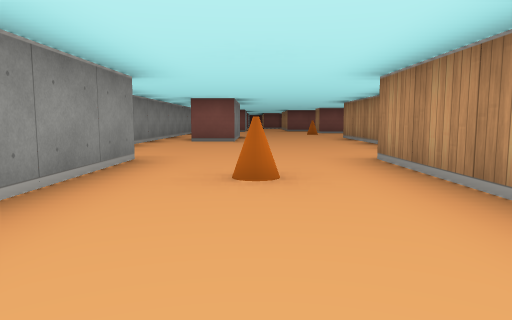
[1] (above)

16 first-person views from a walk through a cub3D maze. The camera is about half as high as the walls, tilts 6° down and sees 70° across. The floor is counted in squares. Each view is taken from the middle of a square. On the plan, view 1 faces up. The plan holds only what a view shows up to about 9 squares ahead; the rest is blank.

[2]
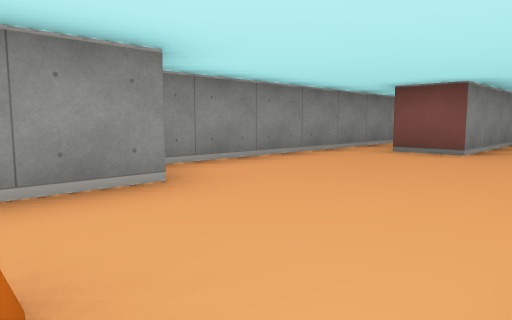

[3]
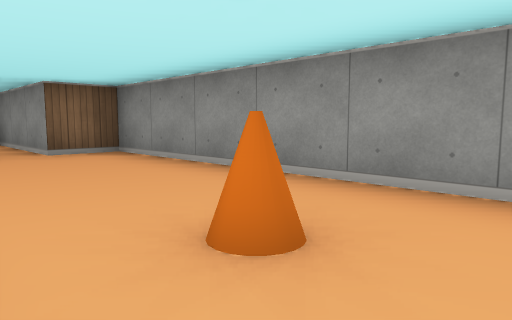

[4]
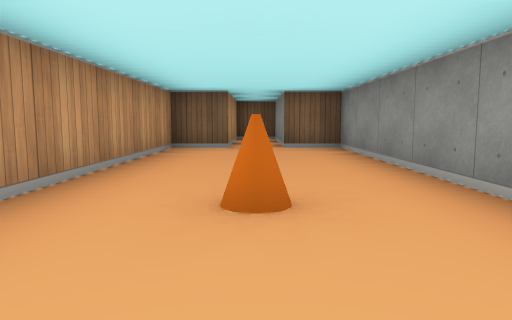

[5]
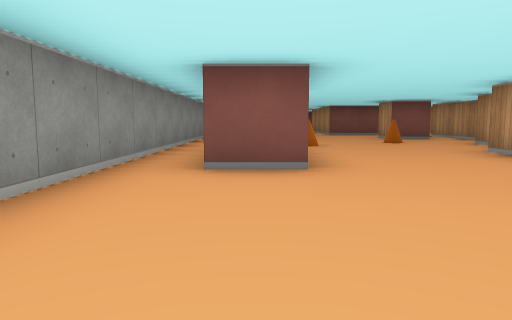

[6]
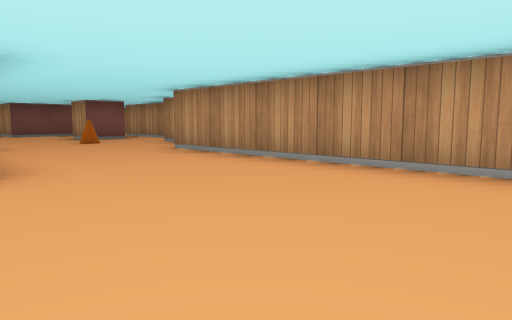

[7]
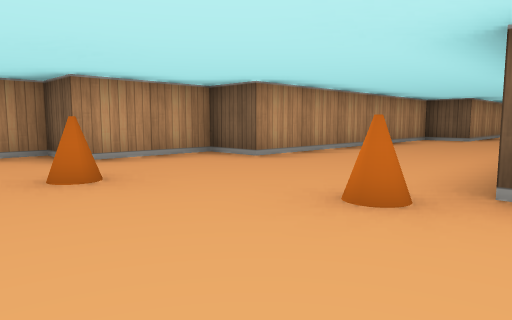

[8]
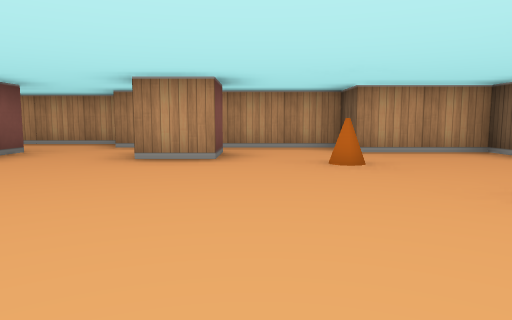

[9]
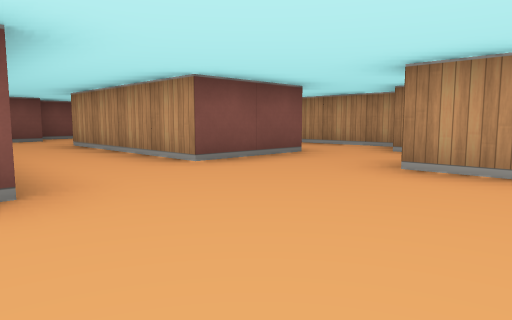

[10]
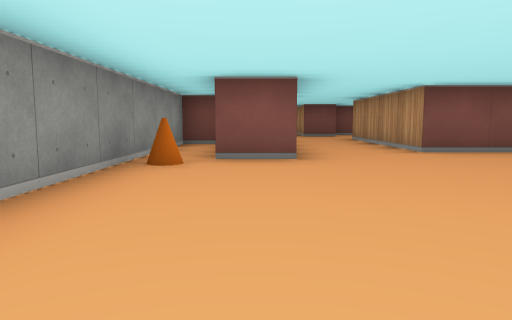

[11]
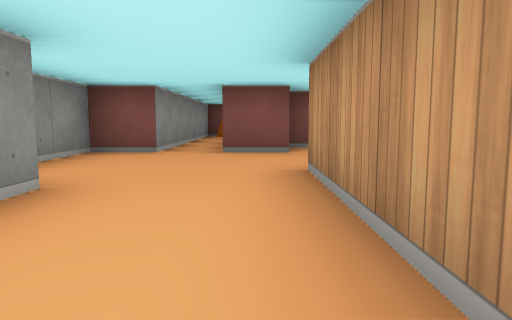

[12]
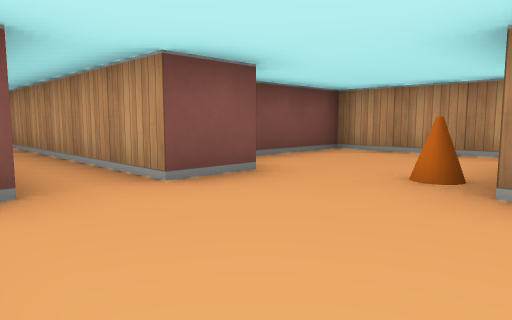

[13]
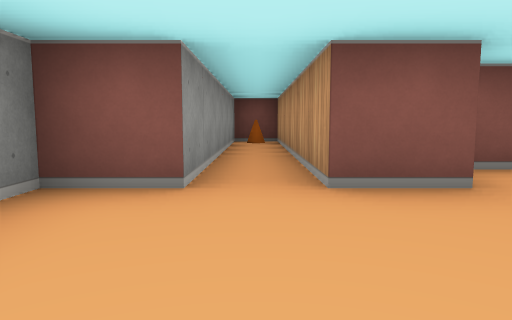

[14]
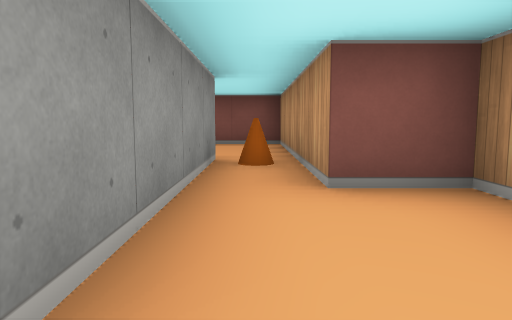

[15]
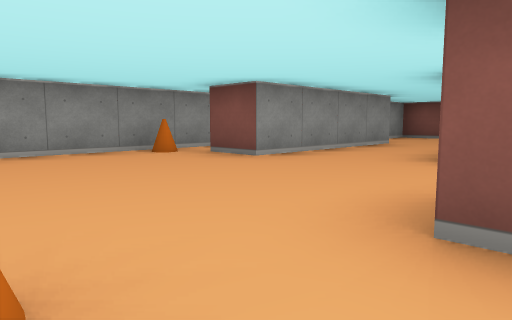

[16]
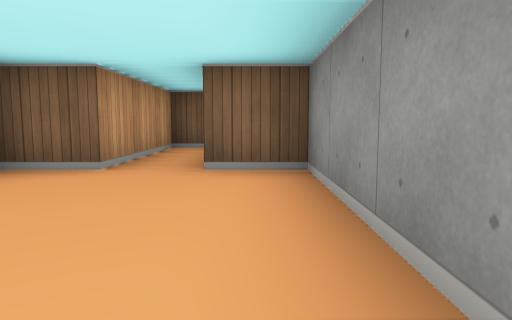

### Floor plan
Points are (right, up) in squares from view 1. A wall is a line through its corners. A room is listed if a view was taken in it or the views show most of it. See-through windows are left out.
Room 1 (views 1, 2, 3, 4, 5, 6, 16)
walls: (-1.5, 4.6) (-1.5, -1.5) (-0.5, -1.5) (-0.5, -4.5); (-0.5, 11.5) (-0.5, 8.5) (-1.5, 8.5); (-2.5, 11.5) (-2.5, 5); (-0.1, -4.5) (0.5, -4.5) (0.5, -1.5) (1.5, -1.5) (1.5, 4.5) (2.5, 4.5) (2.5, 10.5)
ways out: opening at (0.3, 10.7) to room 2
objects: cone (0, 3)
Room 2 (views 7, 8, 9, 10, 11, 12, 13, 14, 15)
walls: (-0.5, 20.6) (-0.5, 16.5) (-1.5, 16.5); (-2.5, 19.5) (-2.5, 11.5); (3.5, 14.5) (2.5, 14.5) (2.5, 15.5); (3.5, 21.5) (3.5, 17.5) (1.5, 17.5) (1.5, 21.5); (5.5, 16.9) (5.5, 19.5) (4.5, 19.5) (4.5, 24.5) (1.5, 24.5); (1.6, 23.5) (0.5, 23.5) (0.5, 29.5) (-0.5, 29.5) (-0.5, 23.5) (-1.5, 23.5) (-1.5, 22.1); (2.5, 10.5) (3.5, 10.5) (3.5, 12.5) (4.5, 12.5) (4.5, 14.6)
ways out: opening at (0.3, 10.7) to room 1
objects: cone (-2, 16); cone (0, 12); cone (0, 29); cone (2, 13); cone (2, 22); cone (4, 21)

Positions as (right, up) in squares from view 1, and headings:
1: (0, 0), facing up
2: (1, 3), facing up-left
3: (1, 4), facing down-left
4: (0, 5), facing down
5: (-1, 5), facing up
6: (-1, 5), facing up-right
7: (-1, 14), facing down-right
8: (-2, 14), facing right
9: (-1, 14), facing up-right
10: (-1, 12), facing up
11: (1, 18), facing up
12: (-1, 21), facing up-right
13: (0, 21), facing up
14: (4, 17), facing up
15: (3, 13), facing up-left
16: (-1, 2), facing down
